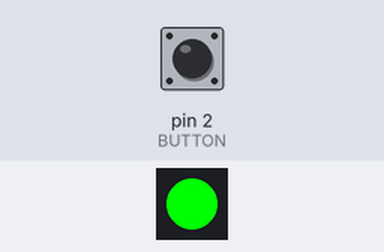
Recording of a sketch running on a simulated Arduino Leonardo, built with avr-gcc and run on an emulated ATmega32U4. Parts: 1 RGB LEDs in strip order, left to right. The inputs (shaded band) are chosen by the test bench; at power-on: pin 2 (BUTTON) HIGH. USB keyboard and mouse output is not drawn.

Above: at 1.2 s.
1.3 s: pin 2 (BUTTON) pulled LOW for 0.15 s
At 1.38 s:
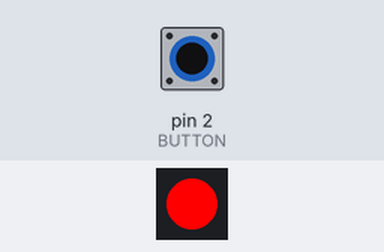
2.9 s: pin 2 (BUTTON) pulled LOW for 3.2 s
At 6.6 s:
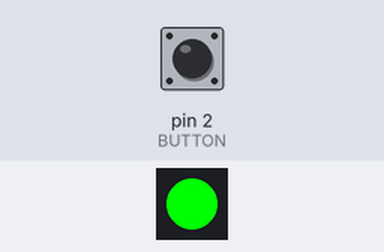
Timing chart, 0 to 8.1 s (numbered marks = the images above; inputs shaded):
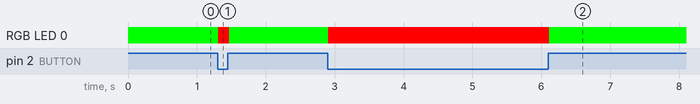

Measured:
- after the input at 1.3 s, RGB LED 0: RGB(0, 255, 0) → RGB(255, 0, 0) at once, → RGB(0, 255, 0) 0.16 s later
- after the input at 2.9 s, RGB LED 0: RGB(0, 255, 0) → RGB(255, 0, 0) at once, → RGB(0, 255, 0) 3.2 s later

The sketch:

nappi.ino
```cpp
#include <Adafruit_NeoPixel.h>
#ifdef __AVR__
 #include <avr/power.h> // Required for 16 MHz Adafruit Trinket
#endif

// Which pin on the Arduino is connected to the NeoPixels?
#define PIN 3 // On Trinket or Gemma, suggest changing this to 1

// How many NeoPixels are attached to the Arduino?
#define NUMPIXELS 1 // Popular NeoPixel ring size
Adafruit_NeoPixel pixels(NUMPIXELS, PIN, NEO_GRB + NEO_KHZ800);
#define DELAYVAL 500

#include "Keyboard.h"

#define PTT 240
#define BUTTON 2
#define DEBOUNCE 1 //multiples of tick rate
#define TICK 100 //tick rate

void setup(){
   //setup button
   pinMode(BUTTON, INPUT);
   digitalWrite(BUTTON, HIGH);

   //setup keyboard
   Keyboard.begin();

   pixels.begin(); // INITIALIZE NeoPixel strip object (REQUIRED)
}

//two states
#define WAITING 0
#define PRESSED 1
void loop(){
   pixels.clear(); // Set all pixel colors to 'off'
   static char state = WAITING; //state machine state
   static char debounce = 0; //counter for debounce

   //run state machine
   switch(state){
      case WAITING:
         //wait for button to be pressed, keep debounce cleared
         if (digitalRead(BUTTON) == HIGH){
            pixels.setPixelColor(0, pixels.Color(0, 255, 0));
            pixels.show();   // Send the updated pixel colors to the hardware.
            debounce = 0;
            break;
         }

         //wait for button to stop bouncing
         debounce ++;
         if ( debounce < DEBOUNCE)
            break;

         //press key
         Keyboard.press(PTT);

         //change state
         state = PRESSED;
         pixels.setPixelColor(0, pixels.Color(255, 0, 0));
         pixels.show();
         break;

      case PRESSED:
         //wait for button to be released, keep debounce cleared
         if(digitalRead(BUTTON) == LOW){
            debounce = 0;
            break;
         }

         //wait for button to stop bouncing
         debounce ++;
         if ( debounce < DEBOUNCE)
            break;

         //release key
         Keyboard.release(PTT);

         //change state
         state = WAITING;
         break;
   }

   //wait for next tick
   delay(1000/TICK);
}
```
